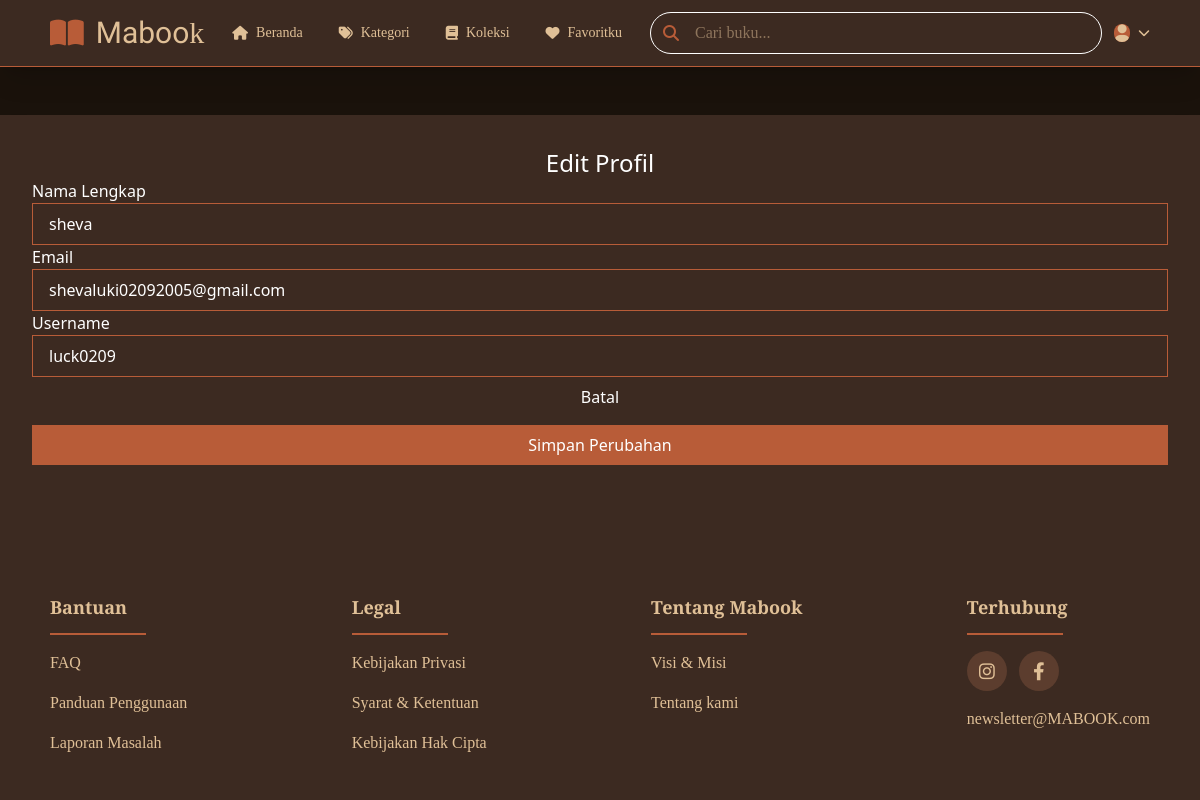
The page /user/edit_profil.php (signed in) on the database its author committed.
### tables this page shows
CREATE TABLE `users` (
  `id` bigint UNSIGNED NOT NULL,
  `name` varchar(255) NOT NULL,
  `email` varchar(255) NOT NULL,
  `username` varchar(255) NOT NULL,
  `password` varchar(255) NOT NULL,
  `role` enum('ADMIN','USER') NOT NULL,
  `created_at` datetime NOT NULL
);

### user/edit_profil.php (the view, shortened to what this page needs)
<?php
require_once(__DIR__ . '/../config/db.php');
$userData = $_SESSION['logged_user'] ?? null;
$userId = $userData['id'] ?? null;
$stmt = $conn->prepare("SELECT name, email, username FROM users WHERE id = ?");
$stmt->bind_param("i", $userId);
$stmt->execute();
$result = $stmt->get_result();
$user = $result->fetch_assoc();
?>
<!DOCTYPE html>
<html lang="id">
<head>
  <link rel="stylesheet" href="https://cdnjs.cloudflare.com/ajax/libs/font-awesome/6.4.0/css/all.min.css" />
  <link rel="stylesheet" href="../src/output.css" />
</head>
<body class="min-h-screen flex flex-col justify-between bg-[url('https://www.transparenttextures.com/patterns/black-paper.png')] bg-[#1A120B] text-white">
<?php require_once(__DIR__ . '/../include/header.php'); ?>
<main class="flex-1 w-full max-w-md mx-auto mt-12 pb-32">
  <div class="bg-mabook-primary rounded-lg shadow-lg p-8">
    <h2 class="text-white text-2xl text-center mb-6">Edit Profil</h2>
    <form action="" method="POST" class="space-y-4">
      <div>
        <label class="block text-white mb-1">Nama Lengkap</label>
        <input type="text" name="name" value="<?= htmlspecialchars($user['name']) ?>" required class="w-full px-4 py-2 bg-mabook-dark text-white rounded border border-mabook-midtone" />
      </div>
      <div>
        <label class="block text-white mb-1">Email</label>
        <input type="email" name="email" value="<?= htmlspecialchars($user['email']) ?>" required class="w-full px-4 py-2 bg-mabook-dark text-white rounded border border-mabook-midtone" />
      </div>
      <div>
        <label class="block text-white mb-1">Username</label>
        <input type="text" name="username" value="<?= htmlspecialchars($user['username']) ?>" required class="w-full px-4 py-2 bg-mabook-dark text-white rounded border border-mabook-midtone" />
      </div>
      <div class="mt-6">
        <a href="profil.php" class="block text-center bg-gray-600 text-white py-2 rounded hover:bg-gray-700 mb-2">Batal</a>
        <button type="submit" class="block w-full bg-mabook-midtone text-white py-2 rounded hover:bg-mabook-accent transition">Simpan Perubahan</button>
      </div>
    </form>
  </div>
</main>
<?php require_once(__DIR__ . '/../include/footer.php'); ?>
</body>
</html>

### rows shown on the page
users: name "sheva", email "shevaluki02092005@gmail.com", username "luck0209"

### other values the page prints
$menu['label'] "Beranda"
$menu['label'] "Kategori"
$menu['label'] "Koleksi"
$menu['label'] "Favoritku"
